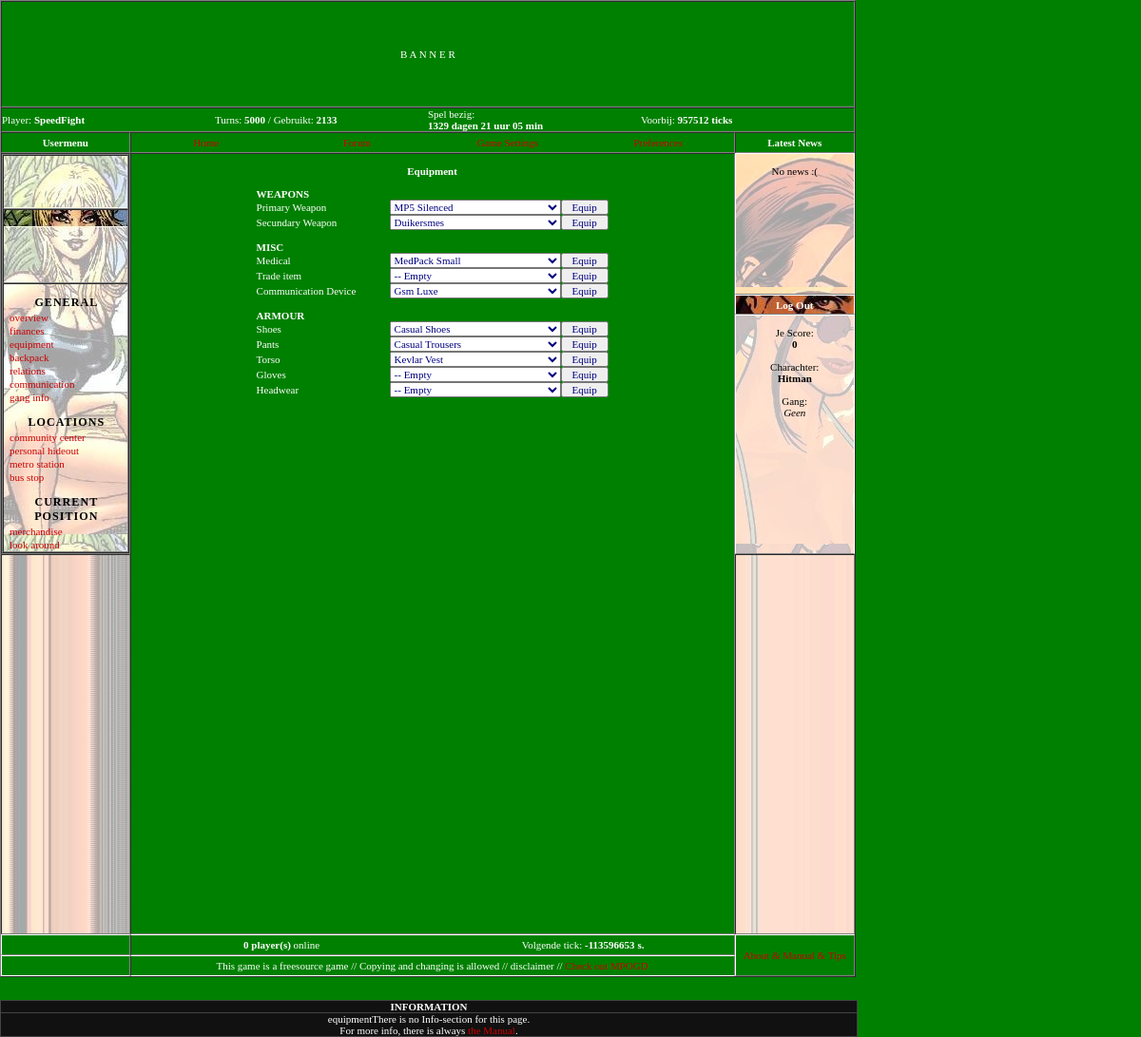
The app's page /equipment.php (signed in) with its own data.
### tables this page shows
CREATE TABLE `users` (
  `id` int(11) unsigned NOT NULL auto_increment,
  `username` varchar(20) NOT NULL,
  `password` varchar(32) NOT NULL,
  `email` varchar(255) default NULL,
  `activationcode` varchar(32) NOT NULL,
  `charachter_id` int(11) unsigned NOT NULL,
  `charachtername` varchar(30) NOT NULL,
  `gang_id` int(11) unsigned default NULL,
  `turns_left` int(11) unsigned NOT NULL default '0',
  `turns_used` int(11) unsigned NOT NULL default '0',
  `telefoonnummer` int(11) unsigned default NULL,
  `cash` int(11) unsigned NOT NULL default '0',
  `notebook` text NOT NULL,
  `sector_map_id` int(11) unsigned NOT NULL,
  `sector_map_location` int(11) unsigned NOT NULL,
  `maphistory` text NOT NULL,
  `weapon1` int(11) unsigned default NULL,
  `weapon2` int(11) unsigned default NULL,
  `medical` int(11) unsigned default NULL,
  `trade` int(11) unsigned default NULL,
  `communication` int(11) unsigned default NULL,
  `cloathing_feet` int(11) unsigned default NULL,
  `cloathing_legs` int(11) unsigned default NULL,
  `cloathing_torso` int(11) unsigned default NULL,
  `cloathing_hands` int(11) unsigned default NULL,
  `cloathing_head` int(11) unsigned default NULL,
  `skill_find` int(11) unsigned NOT NULL default '0',
  `skill_speed` int(11) unsigned NOT NULL default '0',
  `skill_trade` int(11) unsigned NOT NULL default '0',
  `skill_charisma` int(11) unsigned NOT NULL default '0',
  `fight_or_walk` enum('walk','fight') NOT NULL default 'walk',
  `gogame` enum('0','1') NOT NULL default '0',
  `accepted` enum('0','1') NOT NULL default '0',
  `lastip` varchar(255) NOT NULL,
  `lastlogin` int(10) unsigned NOT NULL,
  `lastaction` int(10) unsigned NOT NULL default '0',
  `signuptime` int(10) unsigned NOT NULL default '0',
  PRIMARY KEY  (`id`),
  UNIQUE KEY `charachtername` (`charachtername`),
  UNIQUE KEY `username` (`username`),
  UNIQUE KEY `email` (`email`),
  UNIQUE KEY `telefoonnummer` (`telefoonnummer`),
  KEY `charachter_id` (`charachter_id`),
  KEY `sector_map_id` (`sector_map_id`),
  KEY `sector_map_location` (`sector_map_location`)
);

CREATE TABLE `timer` (
  `id` int(11) unsigned NOT NULL auto_increment,
  `spelbegin` int(11) unsigned NOT NULL,
  `laatste` int(11) unsigned NOT NULL,
  PRIMARY KEY  (`id`)
);

CREATE TABLE `items` (
  `id` int(11) unsigned NOT NULL auto_increment,
  `name` varchar(255) NOT NULL,
  `ruimte` int(11) unsigned NOT NULL,
  `gewicht` int(11) unsigned NOT NULL,
  `prijs` int(11) unsigned NOT NULL,
  `type` enum('misc','rotzooi','medical','weapon','gift','communication','feet','legs','torso','hands','head') NOT NULL default 'misc',
  `locatie` varchar(7) NOT NULL,
  `attractiveness` int(11) NOT NULL,
  `scariness` int(11) NOT NULL,
  PRIMARY KEY  (`id`)
);

### inc.functions.php (called while the page is built, shortened)
<?php
$TABLE = array(
	"users"		=> 'users',
	"gangs"		=> 'gangs',
	"sectors"	=> 'd_sectors',
	"items"		=> 'items',
	"chat"		=> 'chat',
	"timer"		=> 'timer',
	"log"		=> 'log',
);
$THISUSER = mysql_fetch_assoc(mysql_query("SELECT * FROM $TABLE[users] WHERE id='".$UID."';"));
function Verschil_In_Datum($begin,$eind)
{
	$verschil = $eind - $begin;
	if ($verschil > 3600*24)
	{
		$dagen = floor($verschil/(3600*24));
		$uur = floor(($verschil-($dagen*3600*24))/3600);
		$min = floor(($verschil - ($dagen*24*3600) - (3600*$uur))/60);
		if (strlen($min) == 1)
			$min = '0'.$min;
		$dn = ($dagen == 1) ? "dag" : "dagen";
		$tijd = $dagen . " $dn " . $uur . " uur " . $min . " min";
	}
	return $tijd;
}
?>

### inc.config.php (called while the page is built, shortened)
<?php
if ( !empty($_SESSION['gangwars']['uid']) )	$UID = $_SESSION['gangwars']['uid'];
else										$UID = NULL;
include("inc.config_values.php");
include("inc.functions.php");
?>

### inc.config_values.php (called while the page is built, shortened)
<?php
$TICK_LENGTH			= 2*60;
$CHARACHTER[1]			= "Businessman";
$CHARACHTER[2]			= "Computernerd";
$CHARACHTER[3]			= "Hitman";
$CHARACHTER[4]			= "Junkie";
$CHARACHTER[5]			= "SWAT-Officer";
?>

### equipment.php (the view, shortened to what this page needs)
<?php
include_once("inc.config.php");
$buttonText = "Equip";
$title="Equipment";
include_once("inc.header.php");
$l = "u".$UID;
?>
<br>
<b>Equipment</b><br>
<br>
<table border="0" cellpadding="2" cellspacing="0">
<form method="post" action="">
<tr>
	<td colspan="3"><b>WEAPONS</b></td>
</tr>
<tr>
	<td width="140">Primary Weapon</td>
	<td><select name="weapon1_item" style="width:180px;"><option value=''>-- Empty<?php $q=mysql_query("SELECT * FROM $TABLE[items] WHERE locatie='$l' AND type='weapon' GROUP BY name") or die(mysql_error()); while ($r = mysql_fetch_assoc($q)) { echo "<option".(($THISUSER['weapon1']==$r['id'])?' style="font-weight:bold;" selected="selected"':"")." value='".$r['id']."'>".$r['name']."</option>"; } ?></select></td>
	<td><input type="submit" name="weapon1" value="<?php echo $buttonText; ?>" style="width:50px;"></td>
</tr>
<tr>
	<td width="140">Secundary Weapon</td>
	<td><select name="weapon2_item" style='width:180;'><option value=''>-- Empty<?php $q=mysql_query("SELECT * FROM $TABLE[items] WHERE locatie='$l' AND type='weapon' GROUP BY name") or die(mysql_error()); while ($r = mysql_fetch_assoc($q)) { echo "<option".(($THISUSER['weapon2']==$r['id'])?' style="font-weight:bold;" selected="selected"':"")." value='".$r['id']."'>".$r['name']."</option>"; } ?></select>
	<td><input type="submit" name="weapon2" value="<?php echo $buttonText; ?>" style="width:50px;"></td>
</tr>
<tr>
	<td colspan="3"><br/><b>MISC</b></td>
</tr>
<tr>
	<td width="140">Medical</td>
	<td><select name="medical_item" style="width:180px;"><option value=''>-- Empty<?php $q=mysql_query("SELECT * FROM $TABLE[items] WHERE locatie='$l' AND type='medical' GROUP BY name") or die(mysql_error()); while ($r = mysql_fetch_assoc($q)) { echo "<option".(($THISUSER['medical']==$r['id'])?' style="font-weight:bold;" selected="selected"':"")." value='".$r['id']."'>".$r['name']."</option>"; } ?></select>
	<td><input type="submit" name="medical" value="<?php echo $buttonText; ?>" style="width:50px;"></td>
</tr>
<tr>
	<td width="140">Trade item</td>
	<td><select name="trade_item" style="width:180px;"><option value=''>-- Empty</select>
	<td><input type="submit" name="trade" value="<?php echo $buttonText; ?>" style="width:50px;"></td>
</tr>
<tr>
	<td width="140">Communication Device</td>
	<td><select name="communication_item" style="width:180px;"><option value=''>-- Empty<?php $q=mysql_query("SELECT * FROM $TABLE[items] WHERE locatie='$l' AND type='communication' GROUP BY name") or die(mysql_error()); while ($r = mysql_fetch_assoc($q)) { echo "<option".(($THISUSER['communication']==$r['id'])?' style="font-weight:bold;" selected="selected"':"")." value='".$r['id']."'>".$r['name']."</option>"; } ?></select>
	<td><input type="submit" name="communication" value="<?php echo $buttonText; ?>" style="width:50px;"></td>
</tr>
<tr>
	<td colspan="3"><br/><b>ARMOUR</b></td>
</tr>
<tr>
	<td width="140">Shoes</td>
	<td><select name="cloathing_feet_item" style="width:180px;"><option value=''>-- Empty<?php $q=mysql_query("SELECT * FROM $TABLE[items] WHERE locatie='$l' AND type='feet' GROUP BY name") or die(mysql_error()); while ($r = mysql_fetch_assoc($q)) { echo "<option".(($THISUSER['cloathing_feet']==$r['id'])?' style="font-weight:bold;" selected="selected"':"")." value='".$r['id']."'>".$r['name']."</option>"; } ?></select>
	<td><input type="submit" name="cloathing_feet" value="<?php echo $buttonText; ?>" style="width:50px;"></td>
</tr>
<tr>
	<td width="140">Pants</td>
	<td><select name="cloathing_legs_item" style="width:180px;"><option value=''>-- Empty<?php $q=mysql_query("SELECT * FROM $TABLE[items] WHERE locatie='$l' AND type='legs' GROUP BY name") or die(mysql_error()); while ($r = mysql_fetch_assoc($q)) { echo "<option".(($THISUSER['cloathing_legs']==$r['id'])?' style="font-weight:bold;" selected="selected"':"")." value='".$r['id']."'>".$r['name']."</option>"; } ?></select>
	<td><input type="submit" name="cloathing_legs" value="<?php echo $buttonText; ?>" style="width:50px;"></td>
</tr>
<tr>
	<td width="140">Torso</td>
	<td><select name="cloathing_torso_item" style="width:180px;"><option value=''>-- Empty<?php $q=mysql_query("SELECT * FROM $TABLE[items] WHERE locatie='$l' AND type='torso' GROUP BY name") or die(mysql_error()); while ($r = mysql_fetch_assoc($q)) { echo "<option".(($THISUSER['cloathing_torso']==$r['id'])?' style="font-weight:bold;" selected="selected"':"")." value='".$r['id']."'>".$r['name']."</option>"; } ?></select>
	<td><input type="submit" name="cloathing_torso" value="<?php echo $buttonText; ?>" style="width:50px;"></td>
</tr>
<tr>
	<td width="140">Gloves</td>
	<td><select name="cloathing_hands_item" style="width:180px;"><option value=''>-- Empty</select>
	<td><input type="submit" name="cloathing_hands" value="<?php echo $buttonText; ?>" style="width:50px;"></td>
</tr>
<tr>
	<td width="140">Headwear</td>
	<td><select name="cloathing_head_item" style="width:180px;"><option value=''>-- Empty</select>
	<td><input type="submit" name="cloathing_head" value="<?php echo $buttonText; ?>" style="width:50px;"></td>
</tr>
</form></table>
<?php
include_once("inc.footer.php");
?>

### inc.header.php (shortened to what this page needs)
<?php
$nu = time();
$t = mysql_fetch_array(mysql_query("SELECT * FROM $TABLE[timer] WHERE id='1'"));
$oud = $t['laatste'];
$timeleft = ($TICK_LENGTH)-($nu-$oud);
?>
<!DOCTYPE html PUBLIC "-//W3C//DTD HTML 4.01//EN">
<html>
<head>
<link rel="stylesheet" href="css/styles.css">
<link rel="stylesheet" href="css/menu.css">
</head>
<body bgcolor="green">
<table border="1" width="900" height="550" cellpadding="0" cellspacing="0" align="center">
	<tr>
		<td class="banner" align="center" colspan="3" height="110">B A N N E R</td>
	</tr>
	<tr>
		<td colspan="3">
			<table width="100%" border="0" cellspacing="0" cellpadding="5">
				<tr>
					<td width="25%"><?php echo !empty($_SESSION['gangwars']['login'])?"Player: <b>".$THISUSER['charachtername']."</b>":"<i>Niet ingelogd</i>"; ?></td>
					<td width="25%"><?php echo !empty($_SESSION['gangwars']['login'])?"Turns: <b>".$THISUSER['turns_left']."</b> / Gebruikt: <b>".$THISUSER['turns_used']."</b>":"<i>Niet ingelogd</i>"; ?></td>
					<td width="25%">Spel bezig:<br><b><?php echo Verschil_In_Datum($t['spelbegin'],time()); ?></td>
					<td width="25%">Voorbij: <b><?php echo floor((time()-$t['spelbegin'])/$TICK_LENGTH); ?> ticks</td>
				</tr>
			</table>
		</td>
	</tr>
	<tr>
		<td width="150" align="center"><b>Usermenu</b></td>
		<td width="600">
			<table border="0" cellpadding="0" cellspacing="0" height="20" width="100%">
				<tr>
					<td width="25%" align="center"><a href="./?">Home</a></td>
					<td width="25%" align="center"><a href="/www/nieuwforum/">Forum</a></td>
					<td width="25%" align="center"><a href="settings.php?">Game Settings</a></td>
					<td width="25%" align="center"><?php echo (!$UID)?"<a href=\"aanmelden.php?\">Registreer":"<a href=\"preferences.php?\">Preferences"; ?></a></td>
				</tr>
			</table>
		</td>
		<td width="150" align="center"><b>Latest News</b></td>
	</tr>
	<tr>
		<td rowspan="3" valign="top" width="150" background="images/usermenu.jpg" height="400">
			<table border="1" cellpadding="0" cellspacing="0" width="100%">
				<tr valign="middle" height="57">
					<td><font color="black"><center><b><?php echo !$THISUSER['accepted'] && $UID ? 'Je zit in de wachtkamer van het spel, sissy!' : "&nbsp;"; ?></td>
				</tr>
				<tr>
					<td height="76">&nbsp;</td>
				</tr>
				<tr>
					<td><?php require_once("inc.usermenu.php"); ?></td>
				</tr>
			</table>
		</td>
		<td rowspan="4" colspan="1" width="750" valign="top" style="overflow:auto;" align="center">

### inc.usermenu.php (shortened to what this page needs)
<?php
if ( !empty($_SESSION['gangwars']['login']) )
{
	if ( $THISUSER['accepted'] )
	{
		$menu = Array(
			"general" => Array(
				Array( "overview",				"./"),
				Array( "finances",				"personalfinance.php"),
				Array( "equipment",				"equipment.php"),
				Array( "backpack",				"backpack.php"),
				Array( "relations",				"relations.php"),
				Array( "communication",			"communicate.php"),
				Array( "gang info",				"gang.php") ),
			"locations" => Array(
				Array( "community center",		"communitycenter.php"),
				Array( "personal hideout",		"personalhideout.php"),
				Array( "metro station",			"citymap.php"),
				Array( "bus stop",				"thismap.php") ),
			"current position" => Array(
				Array( "merchandise",			"merchandise.php"),
				Array( "look around",			"merchandise.php?lookaround=1") ) );
	}
	echo '<ul id="usermenu">'.EOL;
	foreach ( $menu AS $title => $regels )
	{
		echo '	<li class="title">'.$title.'</li>'.EOL;
		echo '	<ul>'.EOL;
		foreach ( $regels AS $regel )
		{
			echo '		<li><a href="'.$regel[1].'">'.$regel[0].'</a></li>'.EOL;
		}
		echo '	</ul>'.EOL;
	}
	echo '</ul>'.EOL;
}
?>

### inc.footer.php (shortened to what this page needs)
<?php
$g = time()-120;
$qUser = mysql_query("SELECT id FROM ".$TABLE['users']." WHERE lastaction >= ".$g.";") or die(mysql_error());
$iOnline = mysql_num_rows($qUser);
?>
</td>
<td height=140 valign=top class='td tdr' background="images/newsflash.jpg"><center><br>
<font color=#000000>
<?php
require_once("newsflash.php");
?>
</td>
</tr>
<tr height=20><td class='td tdr' background="images/login_title.jpg"><center><b><?php echo !empty($_SESSION['gangwars']['login'])?"<a style='color:#ffffff;' href=\"login.php?logout=1\">Log Out</a>":"Log In"; ?></td></tr>
<tr valign=top height=240>
<td class='td tdr' background="images/login.jpg"><center><br>
<font color=#000000>
<?php
require_once("login_check.php");
?>
</td>
</tr>
<tr height=400>
<td bgcolor=white background="images/usermenu_naaronder.jpg">&nbsp;</td>
<td bgcolor=white background="images/rechtsemenu_naaronder.jpg">&nbsp;</td>
</tr>
<tr valign=middle>
<td class='td'>&nbsp;</td>
<td height=20 style="border-top:solid 1px #ffffff;"><table border=0 cellpadding=0 cellspacing=0 width=100%><tr valign=middle><td width=50%><center><b><?php echo $iOnline; ?> player(s)</b> online</td><td width=50%><center>Volgende tick: <b><font id='secondsleft'><?php echo $timeleft; ?></font> s.</td></tr></table></td>
<td class='td' rowspan=2><center><a href="opzet/uitleg_en.html" target=_blank>About & Manual & Tips</td>
</tr>
<tr>
<td class='td tdb'>&nbsp;</td>
<td height=20 class='tdb' style="border-top:solid 1px #ffffff;"><center>
This game is a freesource game // Copying and changing is allowed // disclaimer // <a href="http://www.mpogd.com" target=_blank>Check out MPOGD</a>
</td>
</tr>
</table>
<br>
<br>
<table border=0 cellpadding=2 cellspacing=0 width=900 bgcolor=#111111>
<tr><td style='border:solid 1px #444444;border-bottom:none;'><center><b>INFORMATION</b></td></tr>
<tr><td style='border:solid 1px #444444;'>
<table border=0 cellpadding=4 cellspacing=0 width=900 class='information'><tr valign=><td height=1 class='information'>
<center>
<?php
$szPageName = basename($_SERVER['SCRIPT_NAME']);
if ( false !== ($pos=strrpos($szPageName, ".")) )
{
	$szPageName = substr($szPageName, 0, $pos);
}
echo $szPageName;
switch ( $szPageName )
{
	default:
		echo "There is no Info-section for this page.";
	break;
}
?><br>For more info, there is always <a href="opzet/uitleg_nl.html">the Manual</a>.</td>
</tr></table>
</td></tr></table>
</body>
</html>

### newsflash.php (shortened to what this page needs)
No news :(

### login_check.php (shortened to what this page needs)
<?php
$score=0;
if ( !empty($_SESSION['gangwars']['login']) )
{
	echo 'Je Score:<br>';
	echo '<b>'.$score.'</b><br>';
	echo '<br>';
	echo 'Charachter:<br>';
	echo '<b>' . $CHARACHTER[$THISUSER['charachter_id']] . '</b><br>';
	echo '<br>';
	echo 'Gang:<br>';
	if ( $THISUSER['gang_id'] )
	{
		$qGang = mysql_query("SELECT name FROM gangs WHERE id = '".$THISUSER['gang_id']."';") or die(mysql_error());
		$szGang = mysql_result($qGang, 0);
		echo '<a href="gang.php">'.$szGang.'</a>';
	}
	else
	{
		echo '<i>Geen</i>';
	}
}
?>

### css/styles.css (style rules this page uses)
* { margin : 0; padding : 0; }
BODY,TABLE { font-family:Verdana;font-size:11px;color:#ffffff;cursor:default; }
INPUT,SELECT,TEXTAREA { font-family:Verdana;font-size:11px;width:100%;color:navy; }
A { text-decoration:none;color:#CC0000; }
.tdr { border-right:solid 1px #ffffff; }
.tdb { border-bottom:solid 1px #ffffff; }
.td { border-left:solid 1px #ffffff;border-top:solid 1px #ffffff; }

### css/menu.css (style rules this page uses)
UL#usermenu UL, UL#usermenu { list-style-type : none; list-style : none; }
UL#usermenu LI { width : 100%; display : block; }
UL#usermenu LI.title { padding : 1px; padding-top : 12px; font-weight : bold; letter-spacing : 1px; text-transform : uppercase; color : #000; text-align : center; font-size : 1.1em; }
UL#usermenu UL LI A { padding : 1px; display : block; padding-left : 6px; width : 100%; }

### records on screen
users: charachtername "SpeedFight", turns_left "5000", turns_used "2133", weapon1_item "MP5 Silenced", weapon2_item "Duikersmes", medical_item "MedPack Small", communication_item "Gsm Luxe", cloathing_feet_item "Casual Shoes", cloathing_legs_item "Casual Trousers", cloathing_torso_item "Kevlar Vest", charachter "Hitman"

### other values on screen
$title "GENERAL"
$regel[0] "overview"
$regel[0] "finances"
$regel[0] "equipment"
$regel[0] "backpack"
$regel[0] "relations"
$regel[0] "communication"
$regel[0] "gang info"
$title "LOCATIONS"
$regel[0] "community center"
$regel[0] "personal hideout"
$regel[0] "metro station"
$regel[0] "bus stop"
$title "CURRENT POSITION"
$regel[0] "merchandise"
